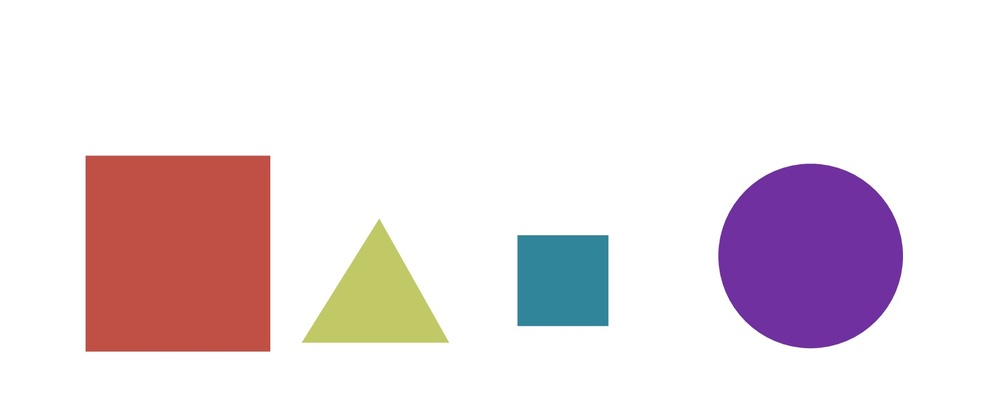
#> input picture classical - opencv/images/bunchofshapes.jpg, 1000 x 409 px, shrunk from 1576 x 645 before the run; the run also reads 2 pictures not shown here
$ jupyter execute --allow-errors 'matching contours.ipynb'
#> lines starting #> are read from the running program, lines starting #| are printed output that depends on the picture; after the words box and inside, x2 and y2 are one past the last pixel; in counts of white or black regions, pixels touching at a corner belong together; long printed decimals are rounded
[cell 1]
import cv2
import numpy as np
from matplotlib import pyplot as plt

# Define our imshow function
def imshow(title = "Image", image = None, size = 16):
    w, h = image.shape[0], image.shape[1]
    aspect_ratio = w/h
    plt.figure(figsize=(size * aspect_ratio,size))
    plt.imshow(cv2.cvtColor(image, cv2.COLOR_BGR2RGB))
    plt.title(title)
    plt.show()

[cell 2]
image = cv2.imread('images/bunchofshapes.jpg')
#> image is the input picture: shape (409, 1000, 3); mean B, G, R 226.7, 222.2, 234.4
imshow('Original Image', image)

# Grayscale our image
gray = cv2.cvtColor(image,cv2.COLOR_BGR2GRAY)

# Find Canny edges
edged = cv2.Canny(gray, 50, 200)
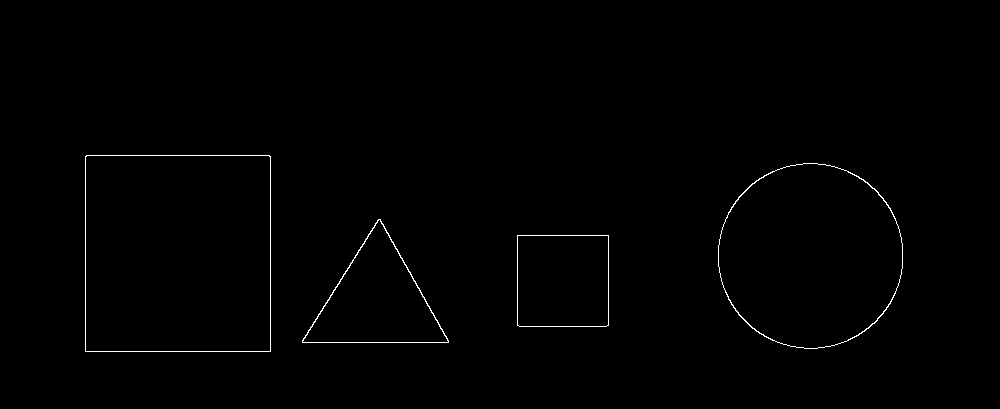
#> edged: shape (409, 1000); 0.57% white in thin lines or dots, all inside (x1, y1, x2, y2) = (85, 155, 903, 352)
imshow('Canny Edges', edged)

# Find contours and print how many were found

# 1. contours: This is a Python list of all the contours found in the image. Each contour is represented as a numpy array of (x, y) coordinates of the contour points. The contours list contains multiple contours, and each contour can be accessed using its index. For example, contours[0] represents the first contour, contours[1] represents the second contour, and so on.

# 2. hierarchy: This is a numpy array that represents the hierarchical relationships between contours. It provides information about the parent-child relationships between contours. Each entry in the hierarchy array corresponds to a contour in the contours list. The hierarchy array has the shape (1, N, 4), where N is the number of contours. Each entry in the hierarchy array contains four values: [next, previous, first child, parent]. These values represent the indices of the next contour, previous contour, first child contour, and parent contour, respectively. A value of -1 indicates that there is no corresponding next, previous, child, or parent contour.

contours, hierarchy = cv2.findContours(edged.copy(), cv2.RETR_EXTERNAL, cv2.CHAIN_APPROX_NONE)
#> contours = 4 contours; box (x1, y1, x2, y2) and area: (85, 155, 271, 352) 36259, (718, 163, 903, 349) 26813, (302, 219, 449, 343) 9207, (517, 235, 609, 327) 8278
print("Number of contours found = ", len(contours))
#| Number of contours found =  4

# Draw all contours over blank image
cv2.drawContours(image, contours, -1, (0,255,0), 3)
imshow('All Contours', image)

### sort by area by using Moments, which are a set of scalars: Mij = sum x (sum y (I(x,y)))

[cell 3]
import cv2
import numpy as np

# Function we'll use to display contour area

def get_contour_areas(contours):
    """returns the areas of all contours as list"""
    all_areas = []
    for cnt in contours:
        area = cv2.contourArea(cnt)
        all_areas.append(area)
#> this loop made 4 passes
#> area on passes 1 to 4: 8278, 9207, 26813, 36259
#> after the loop, all_areas = [8278, 9207, 26813, 36259]
    return all_areas

# Load our image
image = cv2.imread('images/bunchofshapes.jpg')

# Let's print the areas of the contours before sorting
print("Contor Areas before sorting...")
print(get_contour_areas(contours))
#| [8278.0, 9207.0, 26813.0, 36259.0]

# Sort contours large to small by area
sorted_contours = sorted(contours, key=cv2.contourArea, reverse=True)
#> sorted_contours has the same summary as contours

print("Contor Areas after sorting...")
print(get_contour_areas(sorted_contours))
#> the loop in get_contour_areas (call 2), `for cnt in contours:` made 4 passes
#| [36259.0, 26813.0, 9207.0, 8278.0]

# Iterate over our contours and draw one at a time
for (i,c) in enumerate(sorted_contours):
    M = cv2.moments(c)
    cx = int(M['m10'] / M['m00'])
    cy = int(M['m01'] / M['m00'])
    cv2.putText(image, str(i+1), (cx, cy), cv2.FONT_HERSHEY_SIMPLEX, 2, (0, 255, 0), 3)
    cv2.drawContours(image, [c], -1, (255,0,0), 3)
#> this loop made 4 passes
#> (cx, cy) on passes 1 to 4: (177, 253), (810, 255), (376, 300), (562, 280)
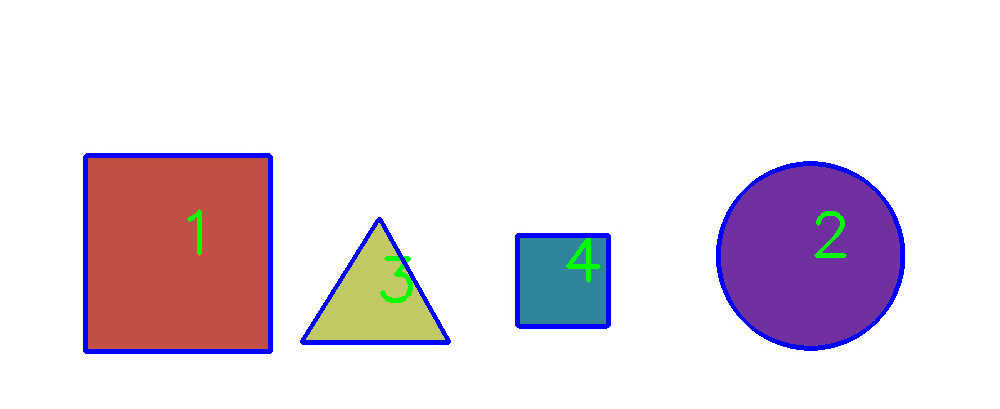
#> image: shape (409, 1000, 3); 2.9% of pixels changed, all inside (x1, y1, x2, y2) = (83, 153, 905, 354)

imshow('Contours by area', image)

[cell 4]
# Functions we'll use for sorting by position
def x_cord_contour(contours):
    """Returns the X cordinate for the contour centroid"""
    if cv2.contourArea(contours) > 10:
        M = cv2.moments(contours)
        return (int(M['m10']/M['m00']))
    else:
        pass

def label_contour_center(image, c):
    """Places a red circle on the centers of contours"""
    M = cv2.moments(c)
    cx = int(M['m10'] / M['m00'])
    cy = int(M['m01'] / M['m00'])

    # Draw the countour number on the image
    cv2.circle(image,(cx,cy), 10, (0,0,255), -1)
    return image

### use moments to calculate the center and then sort by using the x coordinate

[cell 5]
# Load our image
image = cv2.imread('images/bunchofshapes.jpg')
orginal_image = image.copy()

# Compute Center of Mass or centroids and draw them on our image
for (i, c) in enumerate(contours):
    orig = label_contour_center(image, c)
#> this loop made 4 passes
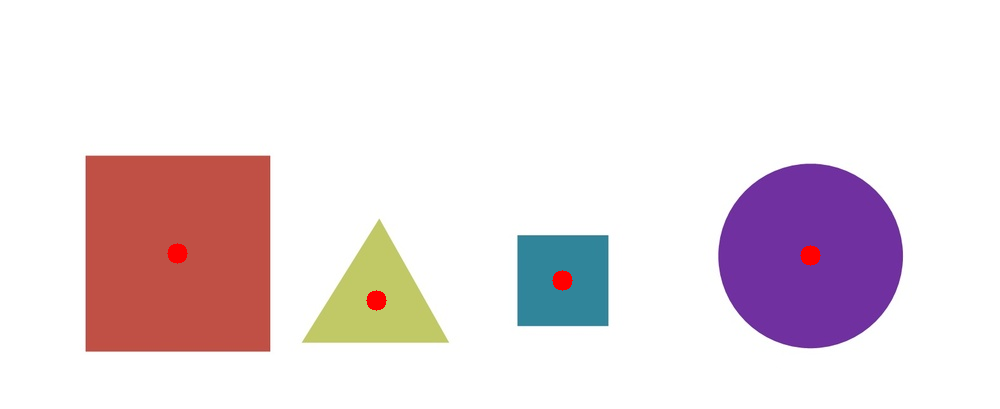
#> image: shape (409, 1000, 3); 0.31% of pixels changed, all inside (x1, y1, x2, y2) = (167, 243, 821, 311)

# Showing the Contour centers
imshow("Sorting Left to Right", image)

# Sort by left to right using our x_cord_contour function
contours_left_to_right = sorted(contours, key = x_cord_contour, reverse = False)
#> in x_cord_contour, `M = cv2.moments(contours)`: M = moments, m00 8278, centre m10/m00, m01/m00 = (562.5, 280.5)
#> contours_left_to_right has the same summary as contours

# Labeling Contours left to right
for (i,c)  in enumerate(contours_left_to_right):
    cv2.drawContours(orginal_image, [c], -1, (0,0,255), 3)
    M = cv2.moments(c)
    cx = int(M['m10'] / M['m00'])
    cy = int(M['m01'] / M['m00'])
    cv2.putText(orginal_image, str(i+1), (cx, cy), cv2.FONT_HERSHEY_SIMPLEX, 2, (0, 255, 0), 3)
    (x, y, w, h) = cv2.boundingRect(c)
#> this loop made 4 passes
#> (cx, cy, x, y, w, h) on passes 1 to 4: (177, 253, 85, 155, 186, 197), (376, 300, 302, 219, 147, 124), (562, 280, 517, 235, 92, 92), (810, 255, 718, 163, 185, 186)

imshow('Sorting Left to Right', orginal_image)

## **Approximating Contours using ApproxPolyDP**

### **Using ApproxPolyDP to approximate contours as a more defined shape**
It approximates a contour shape to another shape with less number of vertices depending upon the precision we specify.

***cv2.approxPolyDP(contour, Approximation Accuracy, Closed)***
- **contour** – is the individual contour we wish to approximate
- **Approximation Accuracy** – Important parameter is determining the accuracy of the approximation. Small values give precise-  approximations, large values give more generic approximation. A good rule of thumb is less than 5% of the contour perimeter
- **Closed** – a Boolean value that states whether the approximate contour should be open or closed

[cell 6]
import numpy as np
import cv2

# Load image and keep a copy
image = cv2.imread('images/house.jpg')
orig_image = image.copy()
imshow('Original Image', orig_image)

# Grayscale and binarize
gray = cv2.cvtColor(image, cv2.COLOR_BGR2GRAY)
#> gray: shape (508, 635)
gray_blurred = cv2.GaussianBlur(gray, (3, 3), 0)
ret, thresh = cv2.threshold(gray_blurred, 127, 255, cv2.THRESH_BINARY_INV)
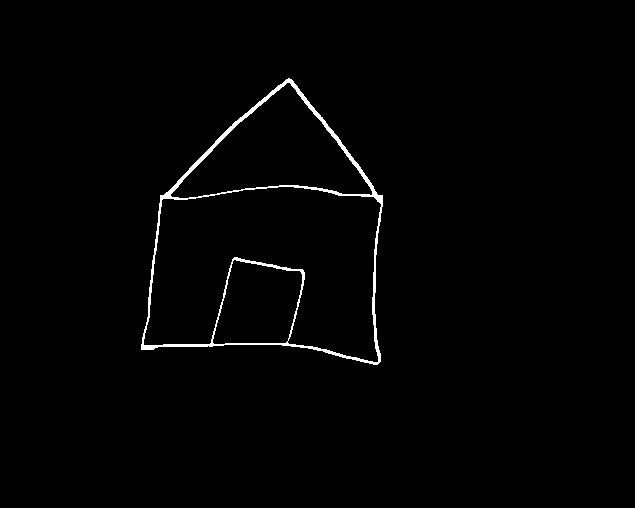
#> thresh: shape (508, 635); 1.2% white; 1 white region

# Find contours
contours, hierarchy = cv2.findContours(thresh.copy(), cv2.RETR_LIST, cv2.CHAIN_APPROX_NONE)
#> contours = 4 contours; box (x1, y1, x2, y2) and area: (141, 78, 383, 365) 47922, (143, 186, 382, 363) 28136, (170, 82, 373, 199) 11438, (212, 259, 303, 345) 5815
copy = image.copy()

# Iterate through each contour
for c in contours:
    x,y,w,h = cv2.boundingRect(c)
    cv2.rectangle(orig_image,(x,y),(x+w,y+h),(0,0,255),2)
    cv2.drawContours(image, [c], 0, (0, 255, 0), 2)
#> this loop made 4 passes
#> (x, y, w, h) on passes 1 to 4: (212, 259, 91, 86), (143, 186, 239, 177), (170, 82, 203, 117), (141, 78, 242, 287)
#> image: shape (508, 635, 3); mean B, G, R 249.5, 254.9, 249.5
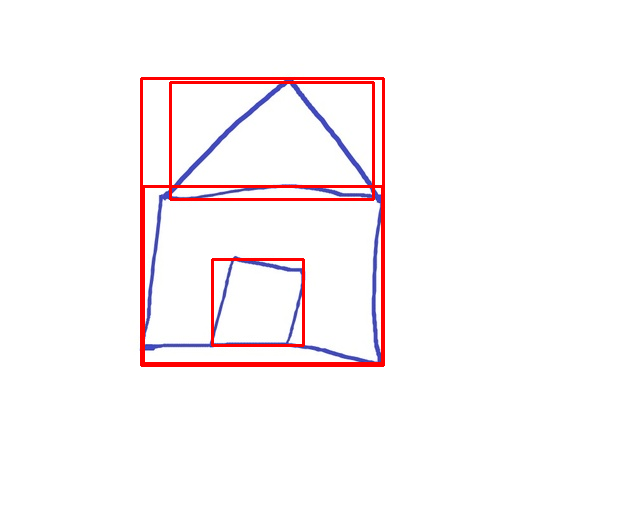
#> orig_image: shape (508, 635, 3); mean B, G, R 247.6, 246.3, 252.4

imshow('Drawing of Contours', image)
imshow('Bounding Rectangles', orig_image)

# Iterate through each contour and compute the approx contour
for c in contours:
    # Calculate accuracy as a percent of the contour perimeter
    accuracy = 0.03 * cv2.arcLength(c, True)
    approx = cv2.approxPolyDP(c, accuracy, True)
    cv2.drawContours(copy, [approx], 0, (0, 255, 0), 2)
#> this loop made 4 passes
#> (accuracy, approx) on passes 1, 3: (9.52, [[234, 259], [301, 272], [285, 343], [212, 342]]), (15.83, [[372, 191], [170, 195], [287, 82]])
#> accuracy on passes 2, 4: 29.01, 27.72
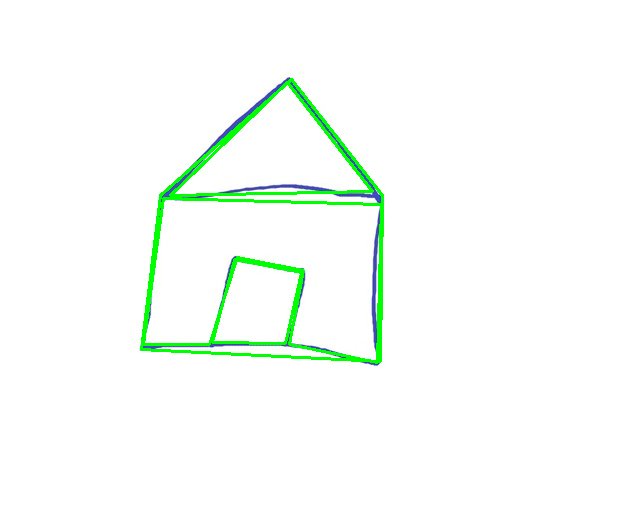
#> copy: shape (508, 635, 3); mean B, G, R 248.7, 253.6, 247.9

imshow('Approx Poly DP', copy)

#### convex hull

Convex Hull will look similar to contour approximation, but it is not (Both may provide the same results in some cases).

The cv2.convexHull() function checks a curve for convexity defects and corrects it. Generally speaking, convex curves are the curves which are always bulged out, or at-least flat. And if it is bulged inside, it is called convexity defects. For example, check the below image of hand. Red line shows the convex hull of hand. The double-sided arrow marks shows the convexity defects, which are the local maximum deviations of hull from contours

[cell 7]
import numpy as np
import cv2

# Load image and keep a copy
image = cv2.imread('images/house.jpg')
orig_image = image.copy()
imshow('Original Image', orig_image)

# Grayscale and binarize
gray = cv2.cvtColor(image, cv2.COLOR_BGR2GRAY)
gray_blurred = cv2.GaussianBlur(gray, (3, 3), 0)
ret, thresh = cv2.threshold(gray_blurred, 127, 255, cv2.THRESH_BINARY_INV)

# Find contours
contours, hierarchy = cv2.findContours(thresh.copy(), cv2.RETR_LIST, cv2.CHAIN_APPROX_NONE)
copy = image.copy()

# Iterate through each contour
for c in contours:
    x,y,w,h = cv2.boundingRect(c)
    cv2.rectangle(orig_image,(x,y),(x+w,y+h),(0,0,255),2)
    cv2.drawContours(image, [c], 0, (0, 255, 0), 2)

imshow('Drawing of Contours', image)
imshow('Bounding Rectangles', orig_image)

# Iterate through each contour and compute the approx contour
for c in contours:
    # Calculate accuracy as a percent of the contour perimeter
    #accuracy = 0.03 * cv2.arcLength(c, True)
    approx = cv2.convexHull(c)
    cv2.drawContours(copy, [approx], 0, (0, 255, 0), 2)
#> this loop made 4 passes
#> copy: shape (508, 635, 3); mean B, G, R 249.1, 254, 248.5

imshow('Convex Hull', copy)

[cell 8]
import numpy as np
import cv2

image = cv2.imread('images/hand.jpg')
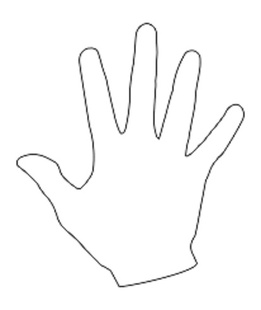
#> input picture classical - opencv/images/hand.jpg, 261 x 310 px, shrunk from 412 x 488 before the run
#> image is the input picture: shape (310, 261, 3); min 45, max 255, mean 250.1
orginal_image = image.copy()
gray = cv2.cvtColor(image, cv2.COLOR_BGR2GRAY)
#> gray: shape (310, 261)
gray_blurred = cv2.GaussianBlur(gray, (3, 3), 0)
#> gray_blurred: shape (310, 261)

imshow('Original Image', image)

# Threshold the image
ret, thresh = cv2.threshold(gray_blurred, 176, 255, 0)
#> thresh: shape (310, 261); 97% white; black in thin lines or dots, all inside (x1, y1, x2, y2) = (16, 22, 245, 288)

# Find contours
contours, hierarchy = cv2.findContours(thresh.copy(), cv2.RETR_LIST, cv2.CHAIN_APPROX_NONE)
#> contours = 4 contours, 2 with area under 20; largest, box (x1, y1, x2, y2) and area: (0, 0, 261, 310) 80340, (15, 21, 246, 289) 3574
cv2.drawContours(image, contours, 0, (0, 255, 0), 2)
#> image: shape (310, 261, 3); 0.03% of pixels changed, all inside (x1, y1, x2, y2) = (191, 149, 196, 154)
imshow('Contours of Hand', image)


# Sort Contors by area and then remove the largest frame contour
n = len(contours) - 1
#> n = 3
contours = sorted(contours, key=cv2.contourArea, reverse=False)[:n]
#> contours = 3 contours, 2 with area under 20; largest, box (x1, y1, x2, y2) and area: (15, 21, 246, 289) 3574

# Iterate through contours and draw the convex hull
for c in contours:
    hull = cv2.convexHull(c)
    cv2.drawContours(orginal_image, [hull], 0, (0, 255, 0), 2)
#> this loop made 3 passes
#> hull on pass 1: [[192, 151], [193, 150], [194, 151], [193, 152]]
#> orginal_image: shape (310, 261, 3)

imshow('Convex Hull', orginal_image)

#### contour matching

**Output** – match value (lower values means a closer match)

- Contour Template – This is our reference contour that we’re trying to find in the new image
- Contour – The individual contour we are checking against
- Method – Type of contour matching (1, 2, 3)
- Method Parameter – leave alone as 0.0 (not fully utilized in python OpenCV)

[cell 9]
import cv2
import numpy as np

# Load the shape template or reference image
template = cv2.imread('images/4star.jpg',0)
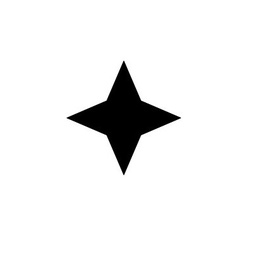
#> input picture classical - opencv/images/4star.jpg, 254 x 254 px, shrunk from 400 x 400 before the run
#> template is the input picture: shape (254, 254); min 0, max 255, mean 239.2
imshow('Template', template)
template_blurred = cv2.GaussianBlur(template, (3, 3), 0)


# Load the target image with the shapes we're trying to match
target = cv2.imread('images/shapestomatch.jpg')
target_gray = cv2.cvtColor(target,cv2.COLOR_BGR2GRAY)
target_gray_blurred = cv2.GaussianBlur(target_gray, (3, 3), 0)


# Threshold both images first before using cv2.findContours
ret, thresh1 = cv2.threshold(template_blurred, 127, 255, 0)
#> thresh1: shape (254, 254); 93.8% white; 1 black region, box (x1, y1, x2, y2) and area: (68, 62, 180, 174) 4004
ret, thresh2 = cv2.threshold(target_gray_blurred, 127, 255, 0)
#> thresh2: shape (477, 496); 85.8% white; 3 black regions

# Find contours in template
contours, hierarchy = cv2.findContours(thresh1, cv2.RETR_CCOMP, cv2.CHAIN_APPROX_SIMPLE)
#> contours = 2 contours; box (x1, y1, x2, y2) and area: (0, 0, 254, 254) 64009, (67, 61, 181, 175) 4160

# We need to sort the contours by area so that we can remove the largest
# contour which is the image outline
sorted_contours = sorted(contours, key=cv2.contourArea, reverse=True)
#> sorted_contours has the same summary as contours

# We extract the second largest contour which will be our template contour
template_contour = contours[1]
#> template_contour = contour of 270 points, box (x1, y1, x2, y2) (67, 61, 181, 175), area 4160
template_color = cv2.cvtColor(template,cv2.COLOR_GRAY2BGR)
cv2.drawContours(template_color, [template_contour], -1, (0,255,0), 2)
#> template_color: shape (254, 254, 3); 1.88% of pixels changed, all inside (x1, y1, x2, y2) = (66, 60, 182, 176)
imshow('template with contours', template_color)

# Extract contours from second target image
contours, hierarchy = cv2.findContours(thresh2, cv2.RETR_CCOMP, cv2.CHAIN_APPROX_SIMPLE)
#> contours = 4 contours; box (x1, y1, x2, y2) and area: (0, 0, 496, 477) 235620, (313, 36, 459, 174) 13848, (317, 309, 433, 426) 10302, (39, 36, 259, 175) 10171

for c in contours:
    # Iterate through each contour in the target image and
    # use cv2.matchShapes to compare contour shapes
    match = cv2.matchShapes(template_contour, c, 3, 0.0)
    print(match)
    cv2.drawContours(target, [c], -1, (0,0,255), 3)
    M = cv2.moments(c)
    cx = int(M['m10'] / M['m00'])
    cy = int(M['m01'] / M['m00'])
    cv2.putText(target, str(round(match,3)), (cx, cy), cv2.FONT_HERSHEY_SIMPLEX, 2, (0, 0, 255), 1)
    # If the match value is less than 0.15
    if match < 0.15:
        closest_contour = c
    else:
        closest_contour = []
#> this loop made 4 passes
#> (match, cx, cy, closest_contour) on pass 1: (0.128, 247, 238, [[0, 0], [0, 476], [495, 476], [495, 0]])
#> (match, cx, cy) on passes 2 to 4: (0.156, 374, 367), (0.147, 385, 111), (0.0741, 147, 104)
#| 0.1279
#| 0.156
#| 0.1468
#| 0.07408
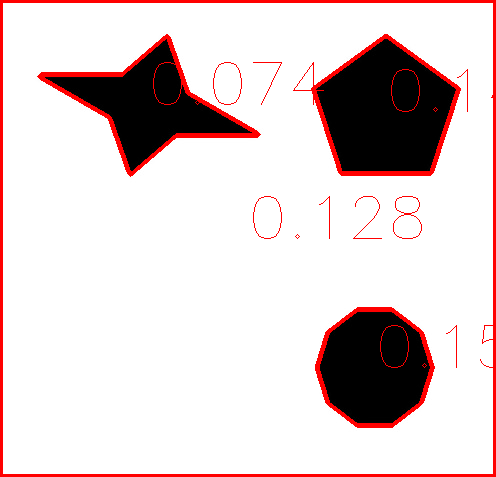
#> target: shape (477, 496, 3); mean B, G, R 207.5, 207.5, 221.7

M = cv2.moments(c)
#> M = moments, m00 10171, centre m10/m00, m01/m00 = (148, 104.7)
cx = int(M['m10'] / M['m00'])
cy = int(M['m01'] / M['m00'])
cv2.putText(target, str(round(match,3)), (cx, cy), cv2.FONT_HERSHEY_SIMPLEX, 2, (0, 255, 0), 1)
cv2.drawContours(target, [closest_contour], -1, (0,255,0), 3)
imshow('Output', target)

[cell 10]
import cv2
import numpy as np

# Load the shape template or reference image
template = cv2.imread('images/blobs.jpg',0)
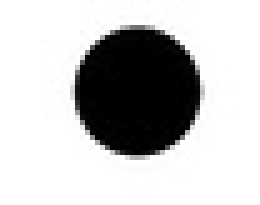
#> input picture classical - opencv/images/blobs.jpg, 52 x 41 px, shrunk from 82 x 65 before the run (shown 5 times larger)
imshow('Template', template)
template_blurred = cv2.GaussianBlur(template, (3, 3), 0)


# Load the target image with the shapes we're trying to match
target = cv2.imread('images/blobs2.jpg')
#> (the rest of this cell did not finish here and is left out)
